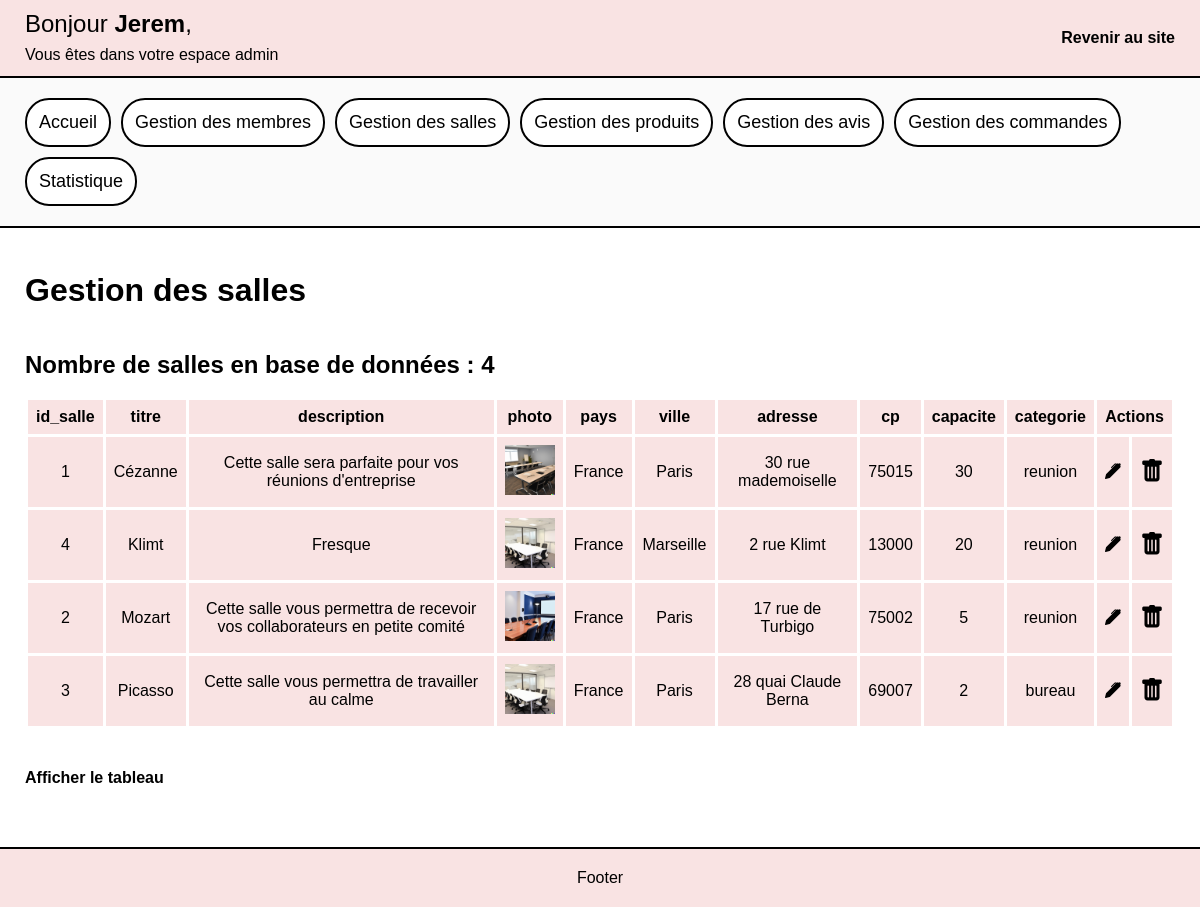
The app's page /admin/gestion_des_salles.php (signed in) with its own data.
### tables this page shows
CREATE TABLE `salle` (
  `id_salle` int(11) NOT NULL,
  `titre` varchar(200) NOT NULL,
  `description` text NOT NULL,
  `photo` varchar(200) NOT NULL,
  `pays` varchar(20) NOT NULL,
  `ville` varchar(20) NOT NULL,
  `adresse` varchar(20) NOT NULL,
  `cp` int(11) NOT NULL,
  `capacite` int(11) NOT NULL,
  `categorie` enum('reunion','bureau','formation','') NOT NULL
);

### admin/gestion_des_salles.php (the view, shortened to what this page needs)
<?php
require_once('includeAdmin/headerAdmin.php');
?>
    <div class="globalContainer">
            <div class="adminContainer">
                <?php require_once('includeAdmin/navAside.php');?>
                <main class="mainAdmin">
                    <h1>Gestion des salles</h1>
                    <?php $queryUsers = $pdo->query("SELECT id_salle FROM salle") ?>
                    <h2>Nombre de salles en base de données : <?= $queryUsers->rowCount() ?></h2>
                    <div class="table-container">
                        <table>
                            <?php $afficheTousUsers = $pdo->query("SELECT * FROM salle ORDER BY titre") ?>
                            <thead>
                                <tr>
                                    <?php for ($i = 0; $i < $afficheTousUsers->columnCount(); $i++) {
                                        $colonne = $afficheTousUsers->getColumnMeta($i);
                                    ?>
                                            <th><?= $colonne['name'] ?></th>
                                    <?php } ?>
                                    <th colspan="2">Actions</th>
                                </tr>
                            </thead>
                            <tbody>
                                <?php while ($tousUsers = $afficheTousUsers->fetch(PDO::FETCH_ASSOC)) : ?>
                                    <tr>
                                        <?php foreach ($tousUsers as $key => $value) : ?>
                                            <?php if ($key == 'photo') : ?>
                                                <td><img src="<?= URL . "img/" . $value ?>" alt="" width="50"></td>
                                            <?php else:?>
                                                <td><?= $value ?></td>
                                            <?php endif; ?>
                                        <?php endforeach; ?>
                                        <td><a href='?action=update&id_salle=<?= $tousUsers['id_salle'] ?>'><i class="bi bi-pen-fill"></i></a></td>
                                        <td><a href="?action=delete&id_salle=<?= $tousUsers['id_salle'] ?>"><i class="bi bi-trash-fill" style="font-size: 1.5rem;"></i></a></td>
                                    </tr>
                                <?php endwhile;?>
                            </tbody>
                        </table>
                    </div>
                    <?php
                    $actionbutton="?action=add";
                    ?>
                    <div class="modifFormulaire">
                        <a href="<?= $actionbutton;?>" class="espacemembre btnModifFormulaire">
                            <?php if(isset($_GET['action'])): ?>
                                Ajouter un utilisateur
                            <?php else:?>
                                Afficher le tableau
                            <?php endif;?>
                        </a>
                    </div>
                </main>
            </div>
    </div>
<?php require_once('includeAdmin/footerAdmin.php') ?>

### admin/css_admin/style_admin.css (style rules this page uses)
* { box-sizing: border-box; margin: 0; padding : 0; list-style: none; }
a, a:hover, a:active, a:visited { text-decoration: none; color: black; }
body { font-family: 'Gill Sans', 'Gill Sans MT', Calibri, 'Trebuchet MS', sans-serif; display: flex; flex-direction: column; min-height: 100dvh; }
.globalContainer { display: flex; flex-direction: column; justify-content: space-between; flex:1; }
h1 { padding : 24px 0; }
h2 { padding : 18px 0; }
a.espacemembre { display: block; margin: 0; width: fit-content; font-weight: 600; padding: 10px 0; transition: all ease 0.3s; }
main { padding : 20px 25px; }
.adminContainer { display: flex; flex:1; }
.mainAdmin { flex: 1; max-width: 100%; }
.table-container { overflow-x:auto; width: 100%; }
table { width: 100%; border-collapse: collapse; background-color: rgb(249, 227, 227); }
th, td { padding: 8px; border: 3px solid #ffffff; border-radius: 4px; text-align: center; }
.modifFormulaire { margin: 30px 0; }
.btnModifFormulaire { display: block; }
@media screen and (max-width: 1200px) { .adminContainer { flex-direction: column; } }

### records on screen
salle: id_salle "1", titre "Cézanne", description "Cette salle sera parfaite pour vos réunions d'entreprise", photo (picture), pays "France", ville "Paris", adresse "30 rue mademoiselle", cp "75015", capacite "30", categorie "reunion"
salle: id_salle "4", titre "Klimt", description "Fresque", photo (picture), pays "France", ville "Marseille", adresse "2 rue Klimt", cp "13000", capacite "20", categorie "reunion"
salle: id_salle "2", titre "Mozart", description "Cette salle vous permettra de recevoir vos collaborateurs en petite comité", photo (picture), pays "France", ville "Paris", adresse "17 rue de Turbigo", cp "75002", capacite "5", categorie "reunion"
salle: id_salle "3", titre "Picasso", description "Cette salle vous permettra de travailler au calme", photo (picture), pays "France", ville "Paris", adresse "28 quai Claude Berna", cp "69007", capacite "2", categorie "bureau"

### other values on screen
$_SESSION['user']['pseudo'] "Jerem"
$queryUsers->rowCount() "4"
$colonne['name'] "id_salle"
$colonne['name'] "titre"
$colonne['name'] "description"
$colonne['name'] "photo"
$colonne['name'] "pays"
$colonne['name'] "ville"
$colonne['name'] "adresse"
$colonne['name'] "cp"
$colonne['name'] "capacite"
$colonne['name'] "categorie"
